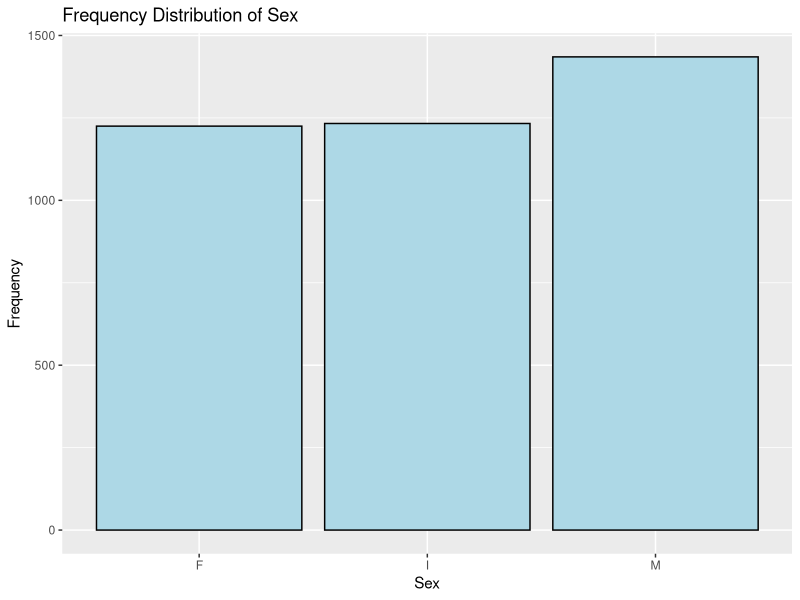
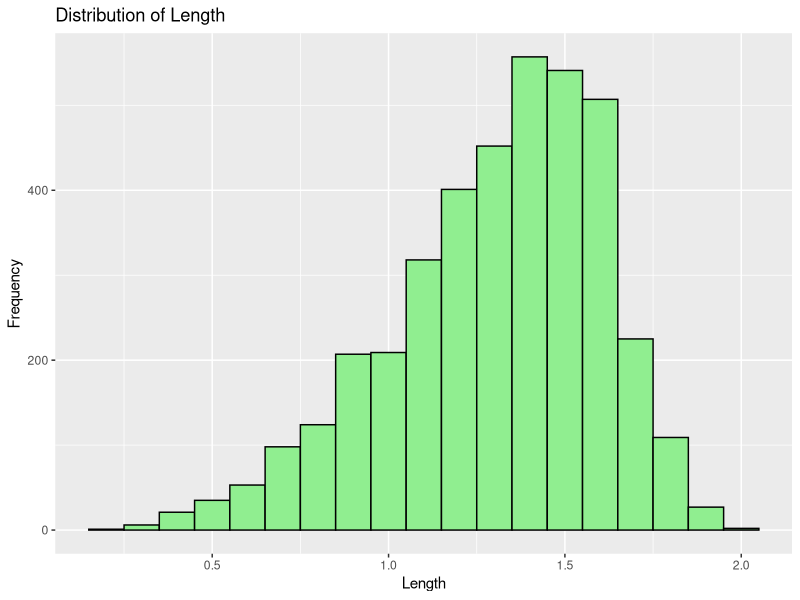
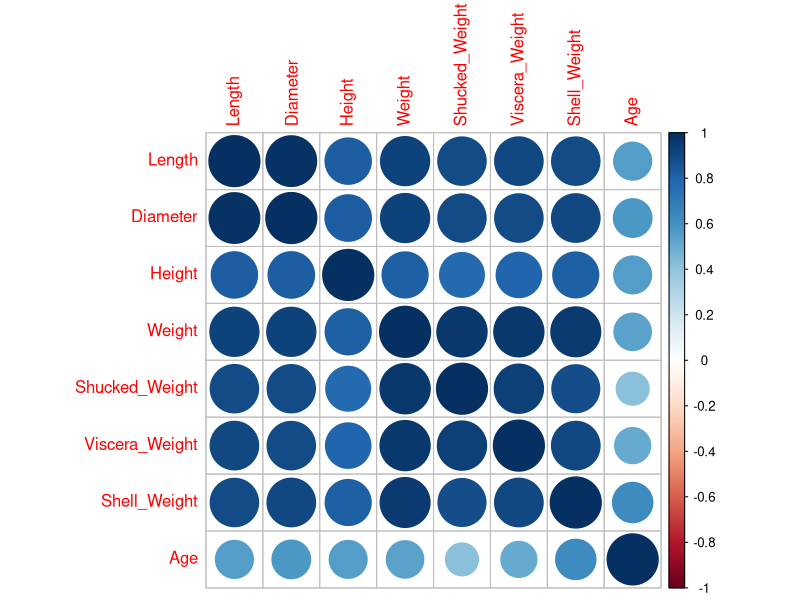
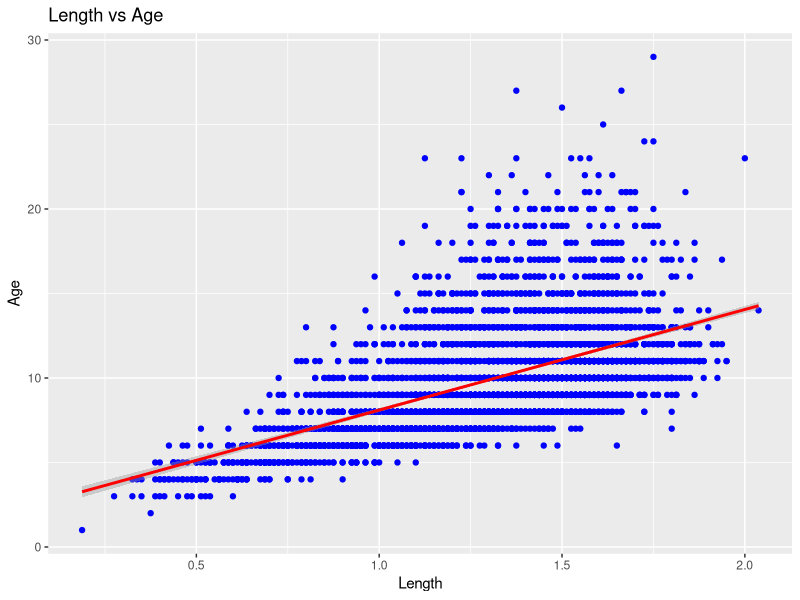
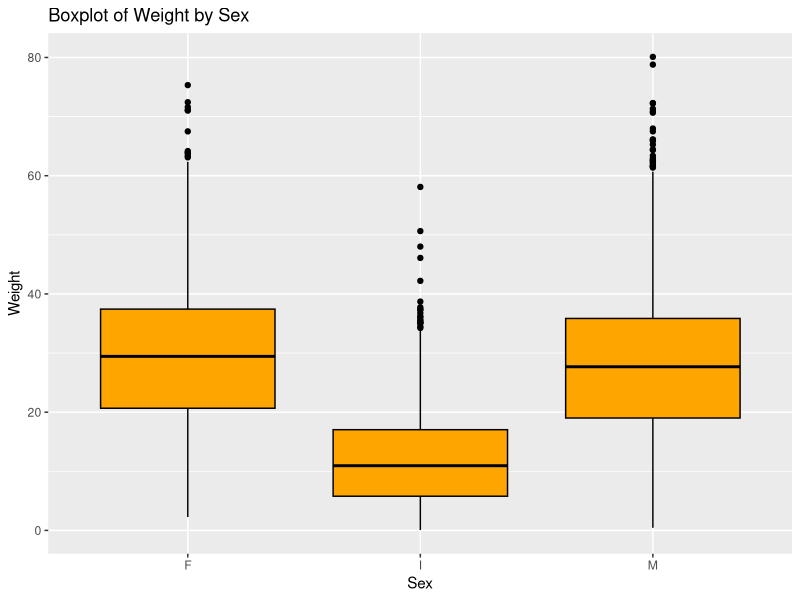

Write R code to recreate these figures, in order.
# Load dataset
crab_data <- read.csv("data/CrabAgePrediction.csv", colClasses = c(
  Sex = "factor",
  Length = "numeric",
  Diameter = "numeric",
  Height = "numeric",
  Weight = "numeric",
  Shucked_Weight = "numeric",
  Viscera_Weight = "numeric",
  Shell_Weight = "numeric",
  Age = "integer"
))

# Display the structure of the dataset
str(crab_data)

# View the first few rows of the dataset
head(crab_data)

# View the dataset in a separate viewer window
View(crab_data)

# Load necessary libraries
library(ggplot2)

# Frequency distribution of categorical variable 'Sex'
sex_frequency <- table(crab_data$Sex)
print(sex_frequency)

# Plot frequency distribution of 'Sex'
ggplot(crab_data, aes(x = Sex)) + 
  geom_bar(fill = "lightblue", color = "black") +
  labs(title = "Frequency Distribution of Sex", x = "Sex", y = "Frequency")

# Mean of numeric variables
mean_length <- mean(crab_data$Length, na.rm = TRUE)
mean_diameter <- mean(crab_data$Diameter, na.rm = TRUE)
mean_height <- mean(crab_data$Height, na.rm = TRUE)
mean_weight <- mean(crab_data$Weight, na.rm = TRUE)
mean_shucked_weight <- mean(crab_data$Shucked_Weight, na.rm = TRUE)
mean_viscera_weight <- mean(crab_data$Viscera_Weight, na.rm = TRUE)
mean_shell_weight <- mean(crab_data$Shell_Weight, na.rm = TRUE)
mean_age <- mean(crab_data$Age, na.rm = TRUE)

print(c(mean_length, mean_diameter, mean_height, mean_weight, mean_shucked_weight, mean_viscera_weight, mean_shell_weight, mean_age))

# Median of numeric variables
median_length <- median(crab_data$Length, na.rm = TRUE)
median_diameter <- median(crab_data$Diameter, na.rm = TRUE)
median_height <- median(crab_data$Height, na.rm = TRUE)
median_weight <- median(crab_data$Weight, na.rm = TRUE)
median_shucked_weight <- median(crab_data$Shucked_Weight, na.rm = TRUE)
median_viscera_weight <- median(crab_data$Viscera_Weight, na.rm = TRUE)
median_shell_weight <- median(crab_data$Shell_Weight, na.rm = TRUE)
median_age <- median(crab_data$Age, na.rm = TRUE)

print(c(median_length, median_diameter, median_height, median_weight, median_shucked_weight, median_viscera_weight, median_shell_weight, median_age))

# Standard deviation of numeric variables
sd_length <- sd(crab_data$Length, na.rm = TRUE)
sd_diameter <- sd(crab_data$Diameter, na.rm = TRUE)
sd_height <- sd(crab_data$Height, na.rm = TRUE)
sd_weight <- sd(crab_data$Weight, na.rm = TRUE)
sd_shucked_weight <- sd(crab_data$Shucked_Weight, na.rm = TRUE)
sd_viscera_weight <- sd(crab_data$Viscera_Weight, na.rm = TRUE)
sd_shell_weight <- sd(crab_data$Shell_Weight, na.rm = TRUE)
sd_age <- sd(crab_data$Age, na.rm = TRUE)

print(c(sd_length, sd_diameter, sd_height, sd_weight, sd_shucked_weight, sd_viscera_weight, sd_shell_weight, sd_age))

# Plot distribution of 'Length'
ggplot(crab_data, aes(x = Length)) + 
  geom_histogram(binwidth = 0.1, fill = "lightgreen", color = "black") +
  labs(title = "Distribution of Length", x = "Length", y = "Frequency")

# Correlation matrix of numeric variables
cor_matrix <- cor(crab_data[, c("Length", "Diameter", "Height", "Weight", "Shucked_Weight", "Viscera_Weight", "Shell_Weight", "Age")], use = "complete.obs")
print(cor_matrix)

# Plot correlation matrix
library(corrplot)
corrplot(cor_matrix, method = "circle")

# Scatter plot of Length vs Age
ggplot(crab_data, aes(x = Length, y = Age)) + 
  geom_point(color = "blue") +
  geom_smooth(method = "lm", color = "red") +
  labs(title = "Length vs Age", x = "Length", y = "Age")

# Load necessary library
library(ggplot2)
library(dplyr)
library(car)

# ANOVA: Weight by Sex
anova_result <- aov(Weight ~ Sex, data = crab_data)
summary(anova_result)

# Post-hoc test if ANOVA is significant
if (summary(anova_result)[[1]][["Pr(>F)"]][1] < 0.05) {
  print("ANOVA is significant, performing post-hoc test (Tukey HSD)...")
  tukey_result <- TukeyHSD(anova_result)
  print(tukey_result)
} else {
  print("ANOVA is not significant, no need for post-hoc test.")
}

# Boxplot to visualize differences in Weight by Sex
ggplot(crab_data, aes(x = Sex, y = Weight)) + 
  geom_boxplot(fill = 'orange', color = 'black') +
  labs(title = "Boxplot of Weight by Sex", x = "Sex", y = "Weight")
